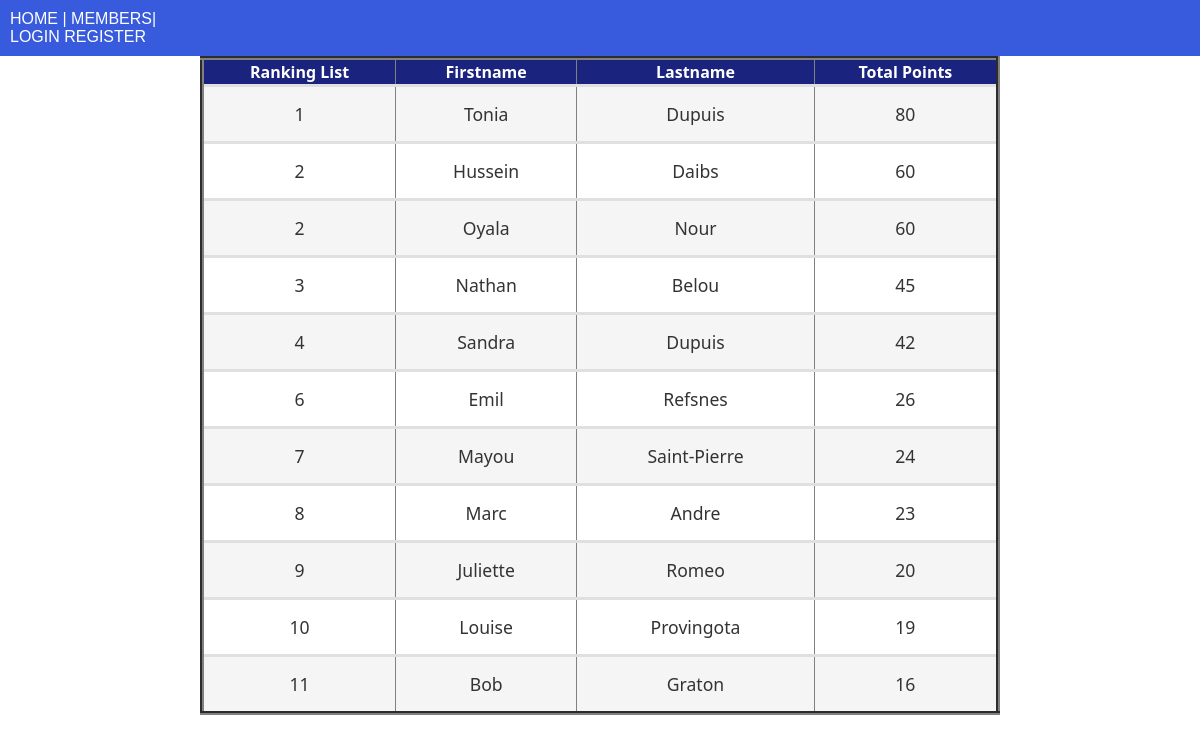
The page /ranking/ on the database its author committed.
### members/models.py (models this page shows)
class Member(models.Model):
    firstname = models.CharField(max_length=255)
    lastname = models.CharField(max_length=255)
    phone = models.IntegerField(null=True)
    experience_in_months = models.IntegerField(null=True)
    joined_date = models.DateField(null=True)
    ranking_system = models.IntegerField(null=True)
    total_scores = models.IntegerField(null=True)
    user_email = models.CharField(max_length=80, default='SOME STRING')
    members_city = models.CharField(max_length=80, default='SOME STRING')
    slug = models.SlugField(default="", null=False)

### members/views.py (the view)
# urls.py: path('ranking/', views.ranking, name='ranking'),
def ranking(request):
  mymembers = Member.objects.all().order_by('ranking_system').values()
  template = loader.get_template('ranking.html')
  context = {
    'mymembers': mymembers,
  }
  return HttpResponse(template.render(context, request))

### members/templates/ranking.html (shortened to what this page needs)
{% load static %}
<!DOCTYPE html>
<html>
<head>
  <link rel="stylesheet" href="{% static 'myfirst.css' %}">
</head>
<body>
  <div class="topnav">
    <a href="/">HOME</a> |
    <a href="/members">MEMBERS</a>|
    <div class="navbar-nav ml-auto">
    <a href="/login_page/">LOGIN</a>
    <a href="/register/"> REGISTER</a>
    </div>
  </div>
{% block content %}
<table border='4'>
    <tr>
      <th>Ranking List</th>
      <th>Firstname</th>
      <th>Lastname</th>
      <th>Total Points</th>
    </tr>
    {% for x in mymembers %}
      <tr>
        <td> {{x.ranking_system}} </td>
        <td>{{ x.firstname}}</td>
        <td>{{ x.lastname }}</td>
        <td> {{x.total_scores}} </td>
      </tr>
    {% endfor %}
</table>
{% endblock %}
</body>
</html>

### members/static/myfirst.css (style rules this page uses)
body { margin: 0; padding: 0; font-family: sans-serif; color: #0f1017; background: url(https://cdn.discordapp.com/attachments/976997386436104202/1081228367224909884/Chef_Maze_Background_with_a_tennis_design_light_blue_color_no_w_8c0f3cb0-5add-429b-b2c3-7cfd1fcd0008.png); background-size: cover; }
.topnav { background-color:#375BDC; color:#ffffff; padding:10px; }
.topnav a:link, .topnav a:visited { text-decoration: none; color: #ffffff; }
table { border-collapse: collapse; width: 100%; max-width: 800px; margin: 0 auto; font-family: 'Segoe UI', Tahoma, Geneva, Verdana, sans-serif; }
tbody td { padding: 15px; text-align: center; font-size: 1.1rem; color: #333; }
tbody tr:nth-child(even) { background-color: #f5f5f5; }
th:first-child, td:first-child { border-left: 3px solid #e0e0e0; }
th:last-child, td:last-child { border-right: 3px solid #e0e0e0; }
th, td { border-top: 3px solid #e0e0e0; border-bottom: 3px solid #e0e0e0; }
th { background-color: #1a237e; color: #fff; }

### rows shown on the page
Member: ranking_system "1", firstname "Tonia", lastname "Dupuis", total_scores "80"
Member: ranking_system "2", firstname "Hussein", lastname "Daibs", total_scores "60"
Member: ranking_system "2", firstname "Oyala", lastname "Nour", total_scores "60"
Member: ranking_system "3", firstname "Nathan", lastname "Belou", total_scores "45"
Member: ranking_system "4", firstname "Sandra", lastname "Dupuis", total_scores "42"
Member: ranking_system "6", firstname "Emil", lastname "Refsnes", total_scores "26"
Member: ranking_system "7", firstname "Mayou", lastname "Saint-Pierre", total_scores "24"
Member: ranking_system "8", firstname "Marc", lastname "Andre", total_scores "23"
Member: ranking_system "9", firstname "Juliette", lastname "Romeo", total_scores "20"
Member: ranking_system "10", firstname "Louise", lastname "Provingota", total_scores "19"
Member: ranking_system "11", firstname "Bob", lastname "Graton", total_scores "16"
